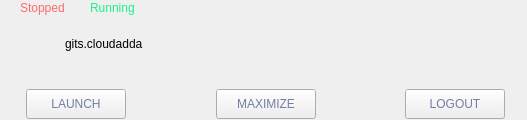
<?xml version="1.0" encoding="UTF-8"?>
<ui version="4.0">
 <class>DashboardApp2</class>
 <widget class="QWidget" name="DashboardApp2">
  <property name="geometry">
   <rect>
    <x>0</x>
    <y>0</y>
    <width>527</width>
    <height>120</height>
   </rect>
  </property>
  <property name="windowTitle">
   <string>Form</string>
  </property>
  <widget class="QLabel" name="running">
   <property name="geometry">
    <rect>
     <x>90</x>
     <y>0</y>
     <width>56</width>
     <height>16</height>
    </rect>
   </property>
   <property name="styleSheet">
    <string notr="true">color: rgba(27, 241, 138, 1);
font: 10px 'Roboto';</string>
   </property>
   <property name="text">
    <string>Running</string>
   </property>
  </widget>
  <widget class="QWidget" name="buttonWidget" native="true">
   <property name="geometry">
    <rect>
     <x>20</x>
     <y>79</y>
     <width>491</width>
     <height>51</height>
    </rect>
   </property>
   <layout class="QHBoxLayout" name="horizontalLayout">
    <property name="leftMargin">
     <number>6</number>
    </property>
    <property name="topMargin">
     <number>8</number>
    </property>
    <property name="rightMargin">
     <number>6</number>
    </property>
    <property name="bottomMargin">
     <number>8</number>
    </property>
    <item>
     <widget class="QPushButton" name="launchButton">
      <property name="minimumSize">
       <size>
        <width>100</width>
        <height>30</height>
       </size>
      </property>
      <property name="maximumSize">
       <size>
        <width>100</width>
        <height>30</height>
       </size>
      </property>
      <property name="styleSheet">
       <string notr="true">QPushButton {
	color: rgba(115, 126, 162, 1);
	font: 10px 'Roboto';
}

QPushButton:pressed {
    background-color: rgba(40, 50, 75, 0.5);
    border-radius: 6px;
}</string>
      </property>
      <property name="text">
       <string>LAUNCH</string>
      </property>
      <property name="icon">
       <iconset resource="main.qrc">
        <normaloff>:/images/resources/images/dashboard/launch.png</normaloff>:/images/resources/images/dashboard/launch.png</iconset>
      </property>
      <property name="iconSize">
       <size>
        <width>24</width>
        <height>24</height>
       </size>
      </property>
     </widget>
    </item>
    <item>
     <spacer name="hSpacer2">
      <property name="orientation">
       <enum>Qt::Horizontal</enum>
      </property>
      <property name="sizeHint" stdset="0">
       <size>
        <width>40</width>
        <height>20</height>
       </size>
      </property>
     </spacer>
    </item>
    <item>
     <widget class="QPushButton" name="maximizeButton">
      <property name="minimumSize">
       <size>
        <width>100</width>
        <height>30</height>
       </size>
      </property>
      <property name="maximumSize">
       <size>
        <width>100</width>
        <height>30</height>
       </size>
      </property>
      <property name="styleSheet">
       <string notr="true">QPushButton {
	color: rgba(115, 126, 162, 1);
	font: 10px 'Roboto';
}

QPushButton:pressed {
    background-color: rgba(40, 50, 75, 0.5);
    border-radius: 6px;
}</string>
      </property>
      <property name="text">
       <string>MAXIMIZE</string>
      </property>
      <property name="icon">
       <iconset resource="main.qrc">
        <normaloff>:/images/resources/images/dashboard/maximize.png</normaloff>:/images/resources/images/dashboard/maximize.png</iconset>
      </property>
      <property name="iconSize">
       <size>
        <width>24</width>
        <height>24</height>
       </size>
      </property>
     </widget>
    </item>
    <item>
     <spacer name="hSpacer1">
      <property name="orientation">
       <enum>Qt::Horizontal</enum>
      </property>
      <property name="sizeHint" stdset="0">
       <size>
        <width>40</width>
        <height>20</height>
       </size>
      </property>
     </spacer>
    </item>
    <item>
     <widget class="QPushButton" name="logoutButton">
      <property name="minimumSize">
       <size>
        <width>100</width>
        <height>30</height>
       </size>
      </property>
      <property name="maximumSize">
       <size>
        <width>100</width>
        <height>30</height>
       </size>
      </property>
      <property name="styleSheet">
       <string notr="true">QPushButton {
	color: rgba(115, 126, 162, 1);
	font: 10px 'Roboto';
}

QPushButton:pressed {
    background-color: rgba(40, 50, 75, 0.5);
    border-radius: 6px;
}</string>
      </property>
      <property name="text">
       <string>LOGOUT</string>
      </property>
      <property name="icon">
       <iconset resource="main.qrc">
        <normaloff>:/images/resources/images/dashboard/log-out.png</normaloff>:/images/resources/images/dashboard/log-out.png</iconset>
      </property>
      <property name="iconSize">
       <size>
        <width>24</width>
        <height>24</height>
       </size>
      </property>
     </widget>
    </item>
   </layout>
  </widget>
  <widget class="QLabel" name="stopped">
   <property name="geometry">
    <rect>
     <x>20</x>
     <y>0</y>
     <width>56</width>
     <height>16</height>
    </rect>
   </property>
   <property name="styleSheet">
    <string notr="true">color: rgba(255, 105, 105, 1);
font: 10px 'Roboto';</string>
   </property>
   <property name="text">
    <string>Stopped</string>
   </property>
  </widget>
  <widget class="Line" name="line">
   <property name="geometry">
    <rect>
     <x>17</x>
     <y>90</y>
     <width>461</width>
     <height>1</height>
    </rect>
   </property>
   <property name="styleSheet">
    <string notr="true">background-color: rgba(255, 255, 255, 0.1);</string>
   </property>
   <property name="orientation">
    <enum>Qt::Horizontal</enum>
   </property>
  </widget>
  <widget class="QLabel" name="text">
   <property name="geometry">
    <rect>
     <x>65</x>
     <y>36</y>
     <width>451</width>
     <height>16</height>
    </rect>
   </property>
   <property name="text">
    <string>gits.cloudadda</string>
   </property>
  </widget>
  <widget class="QLabel" name="icon">
   <property name="geometry">
    <rect>
     <x>12</x>
     <y>25</y>
     <width>40</width>
     <height>40</height>
    </rect>
   </property>
   <property name="text">
    <string/>
   </property>
   <property name="pixmap">
    <pixmap resource="main.qrc">:/images/resources/images/dashboard/windows_icon.png</pixmap>
   </property>
   <property name="scaledContents">
    <bool>true</bool>
   </property>
  </widget>
 </widget>
 <resources>
  <include location="main.qrc"/>
 </resources>
 <connections/>
</ui>
